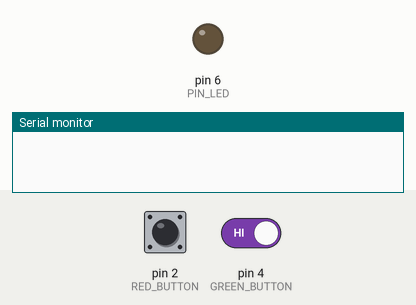
A sketch run on a simulated Arduino Uno, built with avr-gcc and run on an emulated ATmega328P. On the bench: output pins drawn as LEDs (lit = HIGH), the last lines printed to the serial monitor. The inputs (shaded band) are chosen by the test bench; at power-on: pin 2 (RED_BUTTON) HIGH, pin 4 (GREEN_BUTTON) HIGH.

Above: at 1.2 s.
1.3 s: pin 2 (RED_BUTTON) pulled LOW for 0.15 s
2.9 s: pin 2 (RED_BUTTON) driven LOW and pin 4 (GREEN_BUTTON) driven LOW
At 3.4 s:
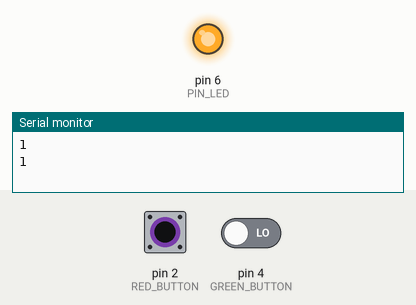
Timing chart, 0 to 5.9 s (numbered marks = the images above; inputs shaded):
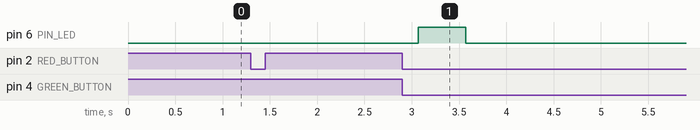

The sketch:

zad1.ino
```cpp
#define GREEN_BUTTON 4
#define RED_BUTTON 2
#define PIN_LED 6

//licznik wcisniecia przycisku
int counter = 0;
bool lastGreenBtnState = HIGH;
bool lastRedBtnState = HIGH;

void setup() {
  Serial.begin(9600);
  pinMode(GREEN_BUTTON, INPUT_PULLUP);
  pinMode(RED_BUTTON, INPUT_PULLUP);
  pinMode(PIN_LED, OUTPUT);
}

void loop() {
  bool greenBtnState = digitalRead(GREEN_BUTTON);
  bool redBtnState = digitalRead(RED_BUTTON);

  if(lastGreenBtnState != greenBtnState || lastRedBtnState != redBtnState){
    if(redBtnState == LOW && greenBtnState == LOW){
      delay(170);
      if (redBtnState == LOW && greenBtnState == LOW){
        Serial.println(counter);
        for(int i = 0; i < counter; i++){
          digitalWrite(PIN_LED, HIGH);
          delay(500);
          digitalWrite(PIN_LED, LOW);
          delay(500);
        }
      }
      else{}
    }
  else if(redBtnState == LOW && greenBtnState == HIGH){
      delay(170);
      if (redBtnState == LOW && greenBtnState == HIGH){
        counter++;
        Serial.println(counter);
      }
      else{}
  }

  else if(greenBtnState == LOW && redBtnState == HIGH){
      delay(170);
      if (greenBtnState == LOW && redBtnState == HIGH){
        if(counter > 0){
          counter--;
          Serial.println(counter);
        }
      else{}
    }
  }
  lastRedBtnState = redBtnState;
  lastGreenBtnState = greenBtnState;
  }
}
```

Measured:
- after the input at 2.9 s, pin 6 (PIN_LED): LOW → HIGH after 0.17 s, → LOW 0.50 s later
